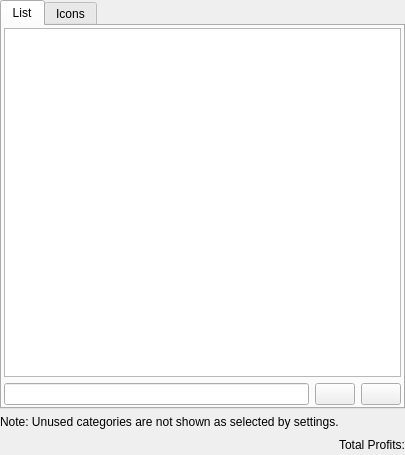
<?xml version="1.0" encoding="UTF-8"?>
<ui version="4.0">
 <class>KAccountsViewDecl</class>
 <widget class="QWidget" name="KAccountsViewDecl">
  <property name="geometry">
   <rect>
    <x>0</x>
    <y>0</y>
    <width>405</width>
    <height>185</height>
   </rect>
  </property>
  <layout class="QVBoxLayout">
   <property name="margin">
    <number>0</number>
   </property>
   <item>
    <widget class="KTabWidget" name="m_tab">
     <property name="currentIndex">
      <number>0</number>
     </property>
     <widget class="QWidget" name="list">
      <attribute name="title">
       <string>List</string>
      </attribute>
      <layout class="QVBoxLayout">
       <property name="margin">
        <number>2</number>
       </property>
       <item>
        <widget class="KMyMoneyAccountTreeView" name="m_accountTree"/>
       </item>
       <item>
        <layout class="QHBoxLayout">
         <item>
          <widget class="KLineEdit" name="m_searchWidget">
           <property name="showClearButton" stdset="0">
            <bool>true</bool>
           </property>
          </widget>
         </item>
         <item>
          <widget class="QPushButton" name="m_collapseButton">
           <property name="toolTip">
            <string>Collapse all accounts in the list</string>
           </property>
           <property name="text">
            <string/>
           </property>
          </widget>
         </item>
         <item>
          <widget class="QPushButton" name="m_expandButton">
           <property name="toolTip">
            <string>Expand all accounts in the list</string>
           </property>
           <property name="text">
            <string/>
           </property>
          </widget>
         </item>
        </layout>
       </item>
      </layout>
     </widget>
     <widget class="QWidget" name="icons">
      <attribute name="title">
       <string>Icons</string>
      </attribute>
      <layout class="QVBoxLayout" name="m_iconGroupLayout">
       <item>
        <widget class="QGroupBox" name="m_assetsGroup">
         <property name="title">
          <string>Assets</string>
         </property>
         <layout class="QVBoxLayout" name="m_assetsListLayout">
          <item>
           <widget class="KListWidget" name="m_assetsList">
            <property name="dragDropMode">
             <enum>QAbstractItemView::InternalMove</enum>
            </property>
            <property name="viewMode">
             <enum>QListView::IconMode</enum>
            </property>
           </widget>
          </item>
         </layout>
        </widget>
       </item>
       <item>
        <widget class="QGroupBox" name="m_liabilitiesGroup">
         <property name="title">
          <string>Liabilities</string>
         </property>
         <layout class="QVBoxLayout" name="m_liabilitiesListLayout">
          <item>
           <widget class="KListWidget" name="m_liabilitiesList">
            <property name="dragDropMode">
             <enum>QAbstractItemView::InternalMove</enum>
            </property>
            <property name="viewMode">
             <enum>QListView::IconMode</enum>
            </property>
           </widget>
          </item>
         </layout>
        </widget>
       </item>
       <item>
        <widget class="QGroupBox" name="m_equitiesGroup">
         <property name="title">
          <string>Equities</string>
         </property>
         <layout class="QVBoxLayout" name="m_equitiesListLayout">
          <item>
           <widget class="KListWidget" name="m_equitiesList">
            <property name="dragDropMode">
             <enum>QAbstractItemView::InternalMove</enum>
            </property>
            <property name="viewMode">
             <enum>QListView::IconMode</enum>
            </property>
           </widget>
          </item>
         </layout>
        </widget>
       </item>
      </layout>
     </widget>
    </widget>
   </item>
   <item>
    <widget class="QLabel" name="m_hiddenCategories">
     <property name="text">
      <string>Note: Unused categories are not shown as selected by settings.</string>
     </property>
     <property name="wordWrap">
      <bool>false</bool>
     </property>
    </widget>
   </item>
   <item>
    <layout class="QHBoxLayout">
     <item>
      <spacer name="Spacer1">
       <property name="orientation">
        <enum>Qt::Horizontal</enum>
       </property>
       <property name="sizeType">
        <enum>QSizePolicy::Expanding</enum>
       </property>
       <property name="sizeHint" stdset="0">
        <size>
         <width>367</width>
         <height>20</height>
        </size>
       </property>
      </spacer>
     </item>
     <item>
      <widget class="QLabel" name="m_totalProfitsLabel">
       <property name="minimumSize">
        <size>
         <width>150</width>
         <height>0</height>
        </size>
       </property>
       <property name="text">
        <string>Total Profits:</string>
       </property>
       <property name="textFormat">
        <enum>Qt::RichText</enum>
       </property>
       <property name="alignment">
        <set>Qt::AlignRight|Qt::AlignTrailing|Qt::AlignVCenter</set>
       </property>
       <property name="wordWrap">
        <bool>true</bool>
       </property>
      </widget>
     </item>
    </layout>
   </item>
  </layout>
 </widget>
 <layoutdefault spacing="6" margin="11"/>
 <customwidgets>
  <customwidget>
   <class>KMyMoneyAccountTreeView</class>
   <extends>QTreeView</extends>
   <header>kmymoneyaccounttreeview.h</header>
  </customwidget>
  <customwidget>
   <class>KListWidget</class>
   <extends>QListWidget</extends>
   <header>klistwidget.h</header>
  </customwidget>
  <customwidget>
   <class>QPushButton</class>
   <extends>QPushButton</extends>
   <header>kpushbutton.h</header>
  </customwidget>
  <customwidget>
   <class>KLineEdit</class>
   <extends>QLineEdit</extends>
   <header>klineedit.h</header>
  </customwidget>
  <customwidget>
   <class>KTabWidget</class>
   <extends>QTabWidget</extends>
   <header>ktabwidget.h</header>
   <container>1</container>
  </customwidget>
 </customwidgets>
 <resources/>
 <connections/>
</ui>
